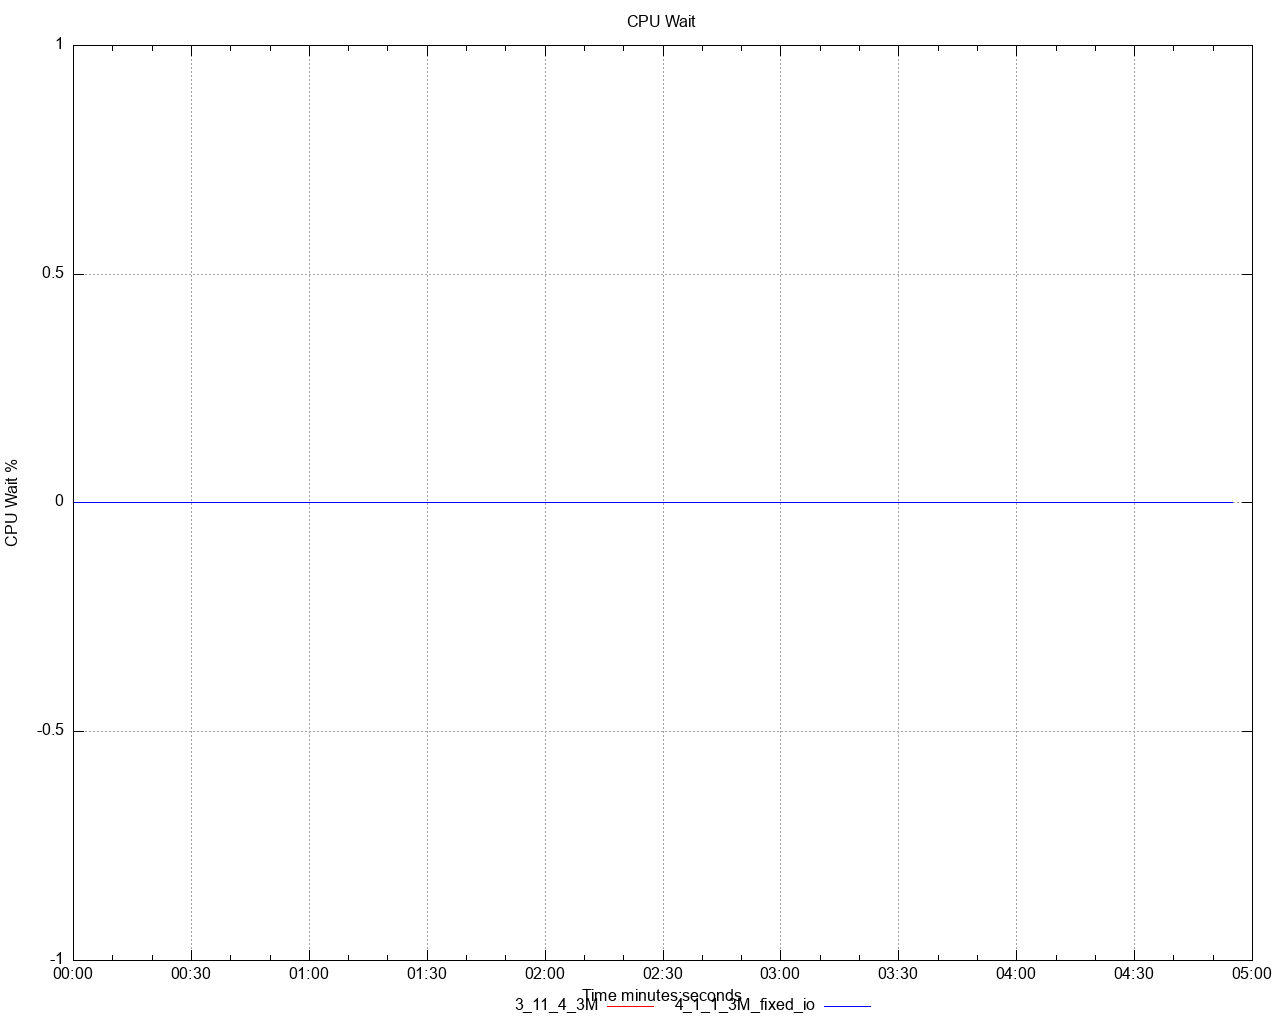

Source code (gnuplot):
set title 'CPU Wait' noenhanced
set style data lines
set datafile separator ","
set terminal png size 1280,1024
set grid
set key below
set xdata time
set timefmt "%s"
offset = 0
t0(x)=(offset=($0==0) ? x : offset, x - offset)
set xlabel 'Time minutes:seconds'
set ylabel 'CPU Wait %'
set output '/Users/ahmet.mircik/simulator/tests/report_3M_rate_limit_fixed_io_3_11/dstat/cpu_wait_A3.png'
plot \
   '/Users/ahmet.mircik/simulator/tests/report_3M_rate_limit_fixed_io_3_11/data/cpu_wait_A3_1.data' using (t0(timecolumn(1))):2 title "3_11_4_3M" noenhanced lt rgb "red", \
   '/Users/ahmet.mircik/simulator/tests/report_3M_rate_limit_fixed_io_3_11/data/cpu_wait_A3_2.data' using (t0(timecolumn(1))):2 title "4_1_1_3M_fixed_io" noenhanced lt rgb "blue", \
